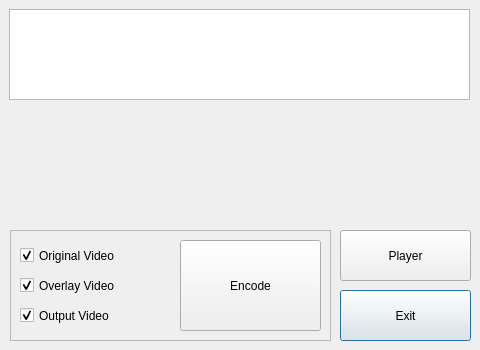
<?xml version="1.0" encoding="UTF-8"?>
<ui version="4.0">
 <class>IpvcMain</class>
 <widget class="QDialog" name="IpvcMain">
  <property name="geometry">
   <rect>
    <x>0</x>
    <y>0</y>
    <width>480</width>
    <height>350</height>
   </rect>
  </property>
  <property name="sizePolicy">
   <sizepolicy hsizetype="Fixed" vsizetype="Fixed">
    <horstretch>0</horstretch>
    <verstretch>0</verstretch>
   </sizepolicy>
  </property>
  <property name="minimumSize">
   <size>
    <width>480</width>
    <height>350</height>
   </size>
  </property>
  <property name="maximumSize">
   <size>
    <width>480</width>
    <height>350</height>
   </size>
  </property>
  <property name="windowTitle">
   <string>IP Video Codec</string>
  </property>
  <widget class="QGraphicsView" name="graphicsView">
   <property name="geometry">
    <rect>
     <x>9</x>
     <y>9</y>
     <width>461</width>
     <height>91</height>
    </rect>
   </property>
   <property name="sizePolicy">
    <sizepolicy hsizetype="Preferred" vsizetype="Preferred">
     <horstretch>0</horstretch>
     <verstretch>0</verstretch>
    </sizepolicy>
   </property>
  </widget>
  <widget class="QPushButton" name="btnExit">
   <property name="geometry">
    <rect>
     <x>340</x>
     <y>290</y>
     <width>131</width>
     <height>51</height>
    </rect>
   </property>
   <property name="text">
    <string>Exit</string>
   </property>
  </widget>
  <widget class="QPushButton" name="btnPlayer">
   <property name="geometry">
    <rect>
     <x>340</x>
     <y>230</y>
     <width>131</width>
     <height>51</height>
    </rect>
   </property>
   <property name="text">
    <string>Player</string>
   </property>
  </widget>
  <widget class="QFrame" name="frame">
   <property name="geometry">
    <rect>
     <x>10</x>
     <y>230</y>
     <width>321</width>
     <height>111</height>
    </rect>
   </property>
   <property name="frameShape">
    <enum>QFrame::StyledPanel</enum>
   </property>
   <property name="frameShadow">
    <enum>QFrame::Raised</enum>
   </property>
   <widget class="QPushButton" name="btnEncoder">
    <property name="geometry">
     <rect>
      <x>170</x>
      <y>10</y>
      <width>141</width>
      <height>91</height>
     </rect>
    </property>
    <property name="sizePolicy">
     <sizepolicy hsizetype="Preferred" vsizetype="Preferred">
      <horstretch>0</horstretch>
      <verstretch>0</verstretch>
     </sizepolicy>
    </property>
    <property name="text">
     <string>Encode</string>
    </property>
   </widget>
   <widget class="QCheckBox" name="chkOri">
    <property name="geometry">
     <rect>
      <x>10</x>
      <y>10</y>
      <width>121</width>
      <height>31</height>
     </rect>
    </property>
    <property name="text">
     <string>Original Video</string>
    </property>
    <property name="checked">
     <bool>true</bool>
    </property>
   </widget>
   <widget class="QCheckBox" name="chkOvr">
    <property name="geometry">
     <rect>
      <x>10</x>
      <y>40</y>
      <width>121</width>
      <height>31</height>
     </rect>
    </property>
    <property name="text">
     <string>Overlay Video</string>
    </property>
    <property name="checked">
     <bool>true</bool>
    </property>
   </widget>
   <widget class="QCheckBox" name="chkOut">
    <property name="geometry">
     <rect>
      <x>10</x>
      <y>70</y>
      <width>121</width>
      <height>31</height>
     </rect>
    </property>
    <property name="text">
     <string>Output Video</string>
    </property>
    <property name="checked">
     <bool>true</bool>
    </property>
   </widget>
  </widget>
  <widget class="QLabel" name="percentage">
   <property name="geometry">
    <rect>
     <x>10</x>
     <y>110</y>
     <width>231</width>
     <height>61</height>
    </rect>
   </property>
   <property name="text">
    <string/>
   </property>
  </widget>
 </widget>
 <resources/>
 <connections/>
</ui>
